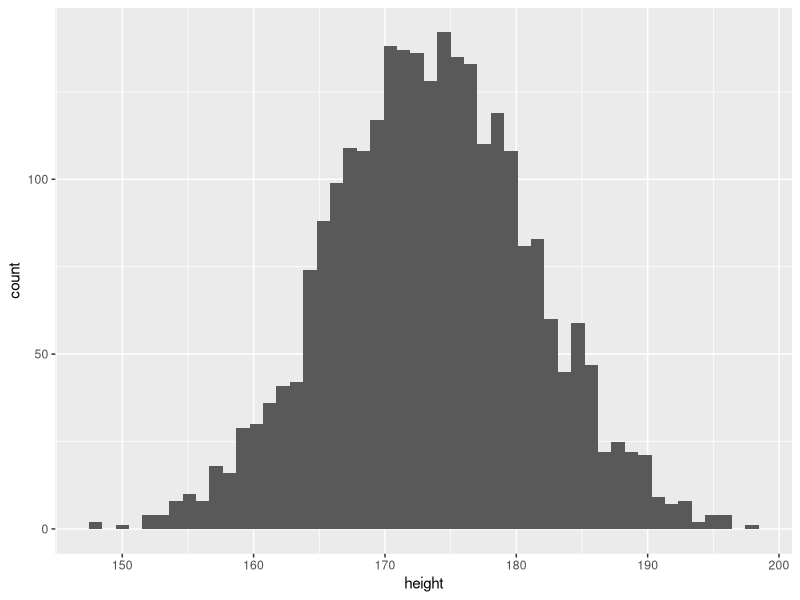
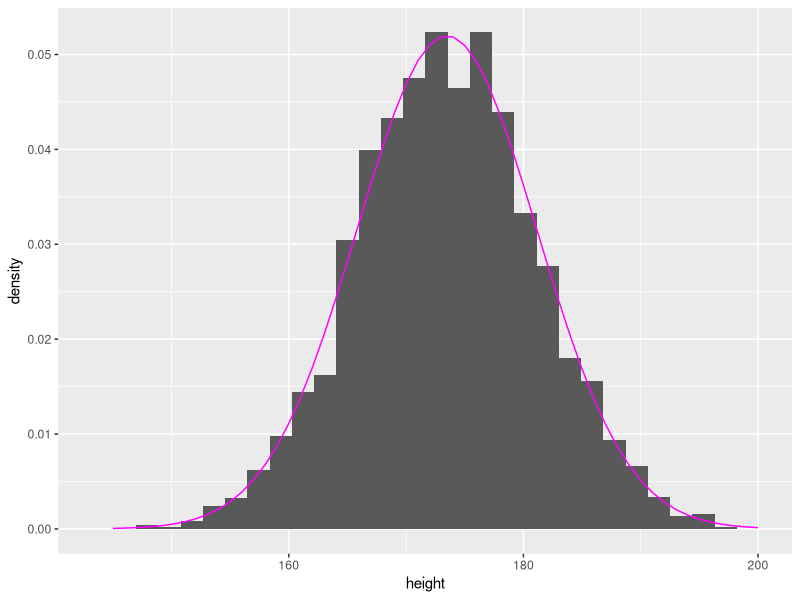
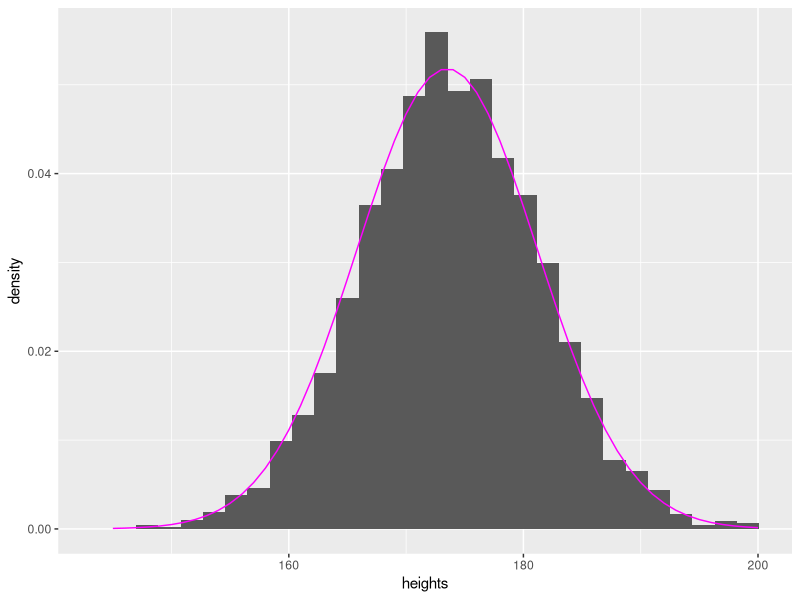
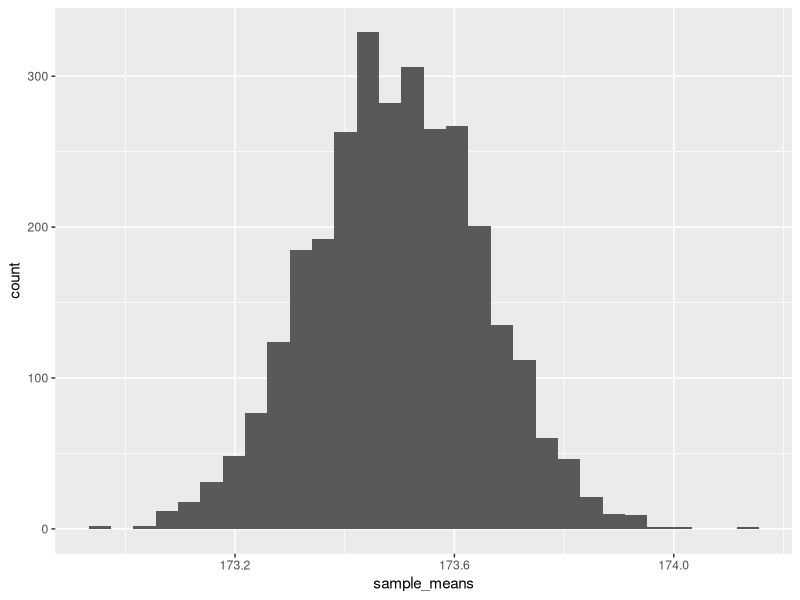
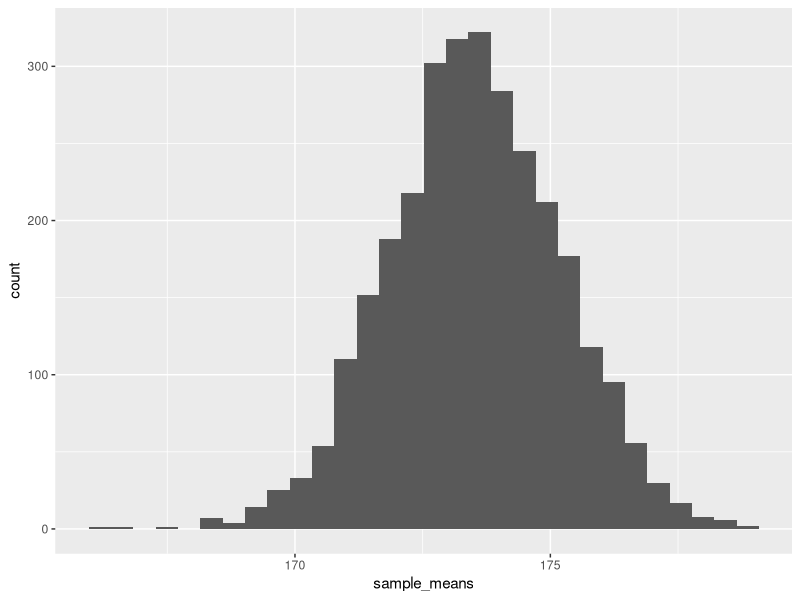
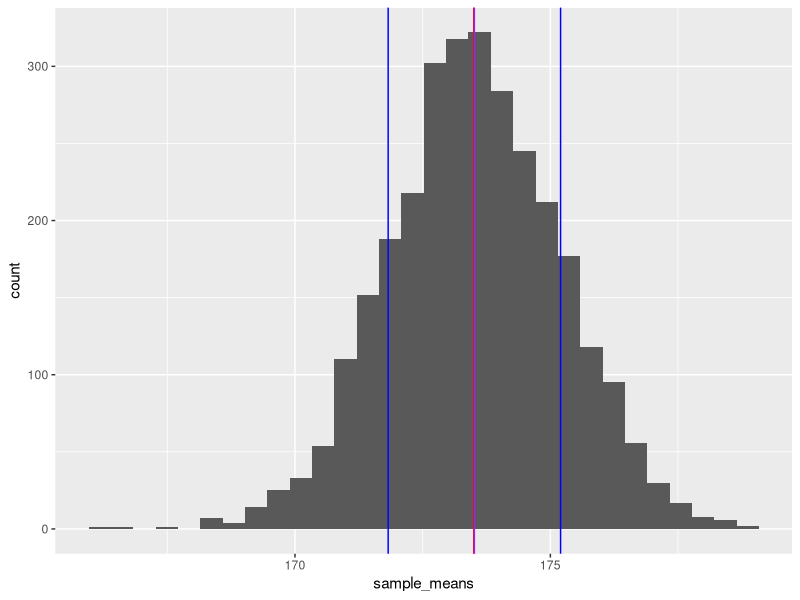

Reproduce these figures in R, in order.
## ---- chunk 1
suppressPackageStartupMessages( library(tidyverse) )

read_csv( "Downloads/nhanes.csv", show_col_types=FALSE ) -> nhanes

nhanes %>%
filter( gender == "male", age >=18, !is.na(height) ) -> nhanes_men

nhanes_men %>% 
ggplot( aes(x=height) ) + 
  geom_histogram( bins=50 )
## ---- chunk 2
nhanes_men %>% summarise( mean(height), sd(height) )
## ---- chunk 3
tibble( x = 145:200 ) %>%
mutate( y = dnorm( x, mean=173.48, sd=7.676 ) ) -> men_norm

men_norm
## ---- chunk 4
nhanes_men %>% 
ggplot( aes(x=height) ) + 
  geom_histogram( aes(y=after_stat(density)), bins=30 ) +
  geom_line(aes(x=x,y=y), data=men_norm, col="magenta"  )
## ---- chunk 5
rnorm( 2500, mean=173.5, sd=7.7 ) -> heights

head( heights )
## ---- chunk 6
tibble( heights ) %>%
ggplot( ) +
  geom_histogram( aes( x=heights, y=after_stat(density) ), bins=30 ) +
  geom_line(aes( x=x,y=y), col="magenta", data = {
    tibble( x=145:200 ) %>% mutate( y = dnorm( x, mean=173.5, sd=7.7 ) )
  })
## ---- chunk 7
mean( heights )
## ---- chunk 8
sample_means <- replicate( 3000, {
  mean( rnorm( 2500, mean=173.5, sd=7.7 ) )
})
## ---- chunk 9
tibble( sample_means ) %>% 
ggplot( aes(sample_means) ) +
  geom_histogram()
## ---- chunk 10
mean( sample_means )
## ---- chunk 11
sd( sample_means )
## ---- chunk 12
7.7 / sqrt(2500)
## ---- chunk 13
7.7 / sqrt(20)
## ---- chunk 14
heights <- rnorm( 20, mean=173.5, sd=7.7 ) 

heights
## ---- chunk 15
mean( heights )
## ---- chunk 16
sample_means <- replicate( 3000, {
  mean( rnorm( 20, mean=173.5, sd=7.7 ) )
})

tibble( sample_means ) %>%
ggplot() +
  geom_histogram( aes(x=sample_means), bins=30 ) 
## ---- chunk 17
sd( sample_means )
## ---- chunk 18
tibble( sample_means ) %>%
ggplot() +
  geom_histogram( aes(x=sample_means), bins=30 ) +
  geom_vline( xintercept=173.5, col="red" ) +
  geom_vline( xintercept=mean(sample_means), col="purple" ) +
  geom_vline( xintercept=mean(sample_means)+sd(sample_means), col="blue" ) +
  geom_vline( xintercept=mean(sample_means)-sd(sample_means), col="blue" )
## ---- chunk 19
rnorm( 2500, mean=178.5, sd=7.7 ) -> heights
## ---- chunk 20
mean( heights )
## ---- chunk 21
7.7 / sqrt(2500)
## ---- chunk 22
sd(heights)
## ---- chunk 23
sd(heights) / sqrt(2500)
## ---- chunk 24
c( 
  ci_lower_bound = mean(heights) - 2 * sd(heights)/sqrt(length(heights)),
  sample_mean = mean(heights), 
  ci_upper_bound = mean(heights) + 2 * sd(heights)/sqrt(length(heights)) )
## ---- chunk 25
replicate( 30, sd( rnorm( 2500, mean=178.5, sd=7.5 ) ) )
## ---- chunk 26
replicate( 30, sd( rnorm( 10, mean=178.5, sd=7.5 ) ) )
